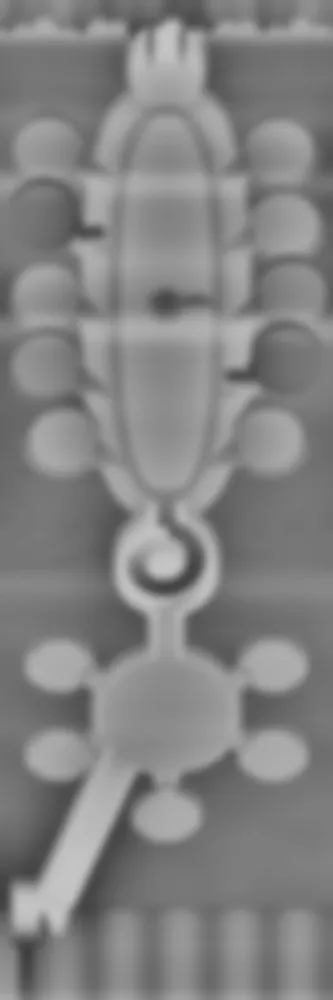
#> input picture img/cave4-depth.webp, 333 x 1000 px, shrunk from 1024 x 3072 before the run
$ python cave4-depth.py ../img/cave4-depth.webp ../img/cave4.webp ../img/cave4.webp 1.0
#> lines starting #> are read from the running program, lines starting #| are printed output that depends on the picture
# 대미궁 패럴랙스 깊이 그림(2026-11-12) — blender-cloud 의 깊이 렌더(cave_hub 구조, 1024×3072, 흰색 = 멀다)에서
# 위층(가깝다) → 아래층(멀다)의 큰 세로 기울기를 빼고 국소 높낮이만 남긴다 → img/cave4-depth.webp(흑백, 흰색 = 가깝다, 0.5 = 바위 바닥).
#   python3 -I tools/cave4-depth.py <깊이.png> img/cave4.webp <출력 접두사>   → <접두사>.png · -overlay.png(확인용 반투명) · -edges.png(깊이 윤곽 빨강)
#   그다음 PIL 로 <접두사>.png 를 img/cave4-depth.webp(quality 100) 로.
# 순서: ① 줄마다 바닥 높이(그 줄의 밝은 쪽 90% — 먼 바위 면)를 빼고(세로 기울기가 y≈2790 에서 255 로 포화된 뒤 꺾여 다시 내려간다.
#        흐림만 빼면 그 꺾인 줄에 가로 능선이 남는다) ② 큰 반경(σ≈96px) 흐림을 빼는 하이패스 ③ 바위 바닥(가운데값)이 0.5 가 되게,
#        위아래 1% 를 잘라 0~1 로, ±0.2 넘는 것은 무릎으로 눌러(나선 계단이 크게 휘었다) ④ 가장자리가 찢어지지 않게 — 가까운 쪽을 6px 넓히고(최댓값 거르기) σ≈12px 흐림, 바위 바닥을 다시 0.5 로.
#        σ 2.5px 로는 폰(344 폭 — 그림 1px = 화면 0.32px)에서 8px 밀 때 그림으로 25px 가 5px 폭 경계에서 갈라져 방 테두리 · 나선 계단이 겹쳐 보였다(접힘).
#        접히지 않으려면 50 × 깊이 기울기 < 1 — 끝에 그 값을 찍는다. 넓히는 것은 늘어나는 자리를 물건 테두리 대신 그 바깥 바위 쪽으로 보내려고.
import sys
from PIL import Image
import numpy as np
src, cave, out = sys.argv[1], sys.argv[2], sys.argv[3]
R = float(sys.argv[4]) if len(sys.argv) > 4 else 96
KNEE = 0.2
d = np.asarray(Image.open(src).convert('L')).astype(np.float64) / 255.0

def box(a, r, axis):   # 가장자리 반사 · 누적합 상자 흐림
    pad = [(0, 0), (0, 0)]; pad[axis] = (r + 1, r)
    c = np.cumsum(np.pad(a, pad, mode='reflect'), axis=axis); n = a.shape[axis]
    return (c[2*r+1:2*r+1+n] - c[:n]) / (2*r+1) if axis == 0 else (c[:, 2*r+1:2*r+1+n] - c[:, :n]) / (2*r+1)

def grow(a, r):   # 최댓값 거르기(가로 · 세로 따로)
    from numpy.lib.stride_tricks import sliding_window_view as win
    a = win(np.pad(a, ((r, r), (0, 0)), mode='edge'), 2 * r + 1, axis=0).max(-1)
    return win(np.pad(a, ((0, 0), (r, r)), mode='edge'), 2 * r + 1, axis=1).max(-1)

def gauss(a, sigma):   # 상자 흐림 세 번 ≈ 가우스
    r = max(1, int(round((np.sqrt(4 * sigma * sigma + 1) - 1) / 2)))
    for _ in range(3): a = box(box(a, r, 0), r, 1)
    return a

row = np.percentile(d, 90, axis=1, keepdims=True)
#> row = 1000 values, max 0.753 at index 900, min 0.525 at index 11, mean 0.637
row = gauss(np.repeat(row, 8, axis=1), 20)[:, :1]
#> row = 1000 values, max 0.718 at index 881, min 0.572 at index 0, mean 0.637
hp = d - row
hp = hp - gauss(hp, R)
#> the loop in gauss (call 2), `for _ in range(3): a = box(box(a, r, 0), r, 1)` made 3 passes
#> pass 1, in box (call 8), `c = np.cumsum(np.pad(a, pad, mode='reflect'), axis=axis)`:
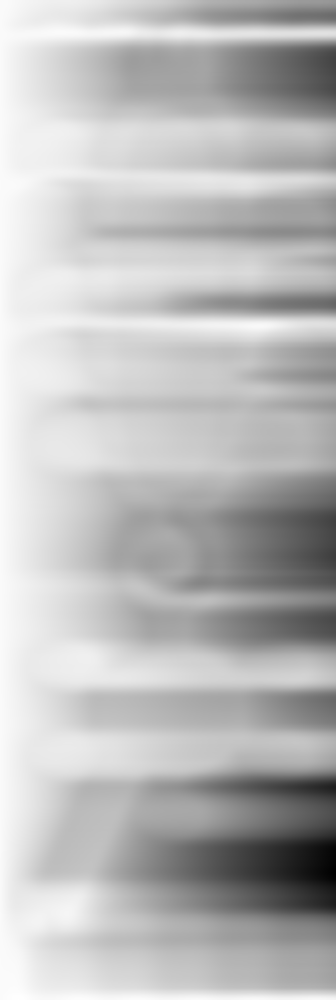
#> c: shape (1000, 336) float64; min -82.37, max 1.28, mean -21.11; drawn with min black and max white
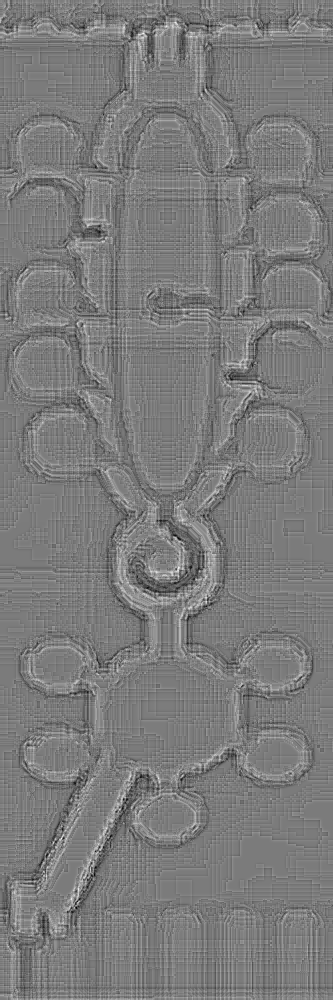
#> hp: shape (1000, 333) float64; min -0.0244, max 0.0258, mean 1.11e-06; drawn with min black and max white
c0 = np.median(hp); lo, hi = np.percentile(hp, [1, 99]); s = max(c0 - lo, hi - c0)
#> after `c0 = np.median(hp)`: c0 = -6.16e-06
#> after `lo, hi = np.percentile(hp, [1, 99])`: lo = -0.0093; hi = 0.00924
#> after `s = max(c0 - lo, hi - c0)`: s = 0.00929
n = np.clip(0.5 - 0.5 * (hp - c0) / s, 0, 1)   # 뒤집어 흰색 = 가깝다
x = n - 0.5; ax = np.abs(x)   # 무릎 — 바위 바닥에서 ±0.2 넘는 것(나선 계단 · 입구 계단 꼭대기 0.96, 위 1%)은 0.35 배로. 방 · 호수(±0.2 안)는 그대로
n = 0.5 + np.sign(x) * np.where(ax > KNEE, KNEE + (ax - KNEE) * 0.35, ax)
n = gauss(grow(n, 6), 12.0)
#> in grow, `return win(np.pad(a, ((0, 0), (r, r)), mode='edge'), 2 * r + 1, axis=1..`:
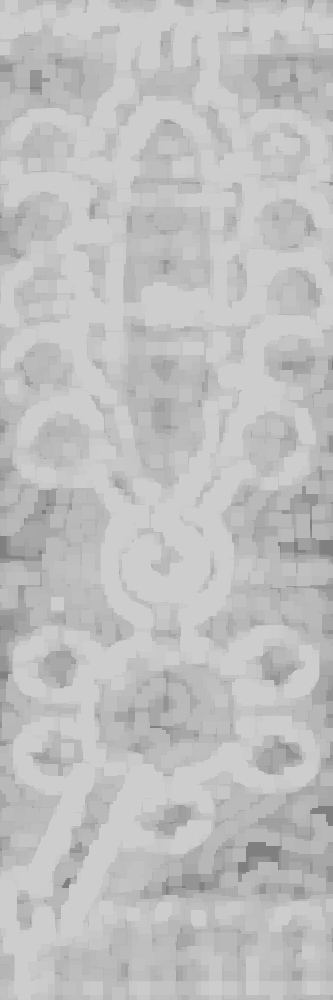
#> returned value: shape (1000, 333) float64; min 0.497, max 0.805, mean 0.751
#> the loop in gauss (call 3), `for _ in range(3): a = box(box(a, r, 0), r, 1)` made 3 passes
#> pass 1, in box (call 13), `c = np.cumsum(np.pad(a, pad, mode='reflect'), axis=axis)`:
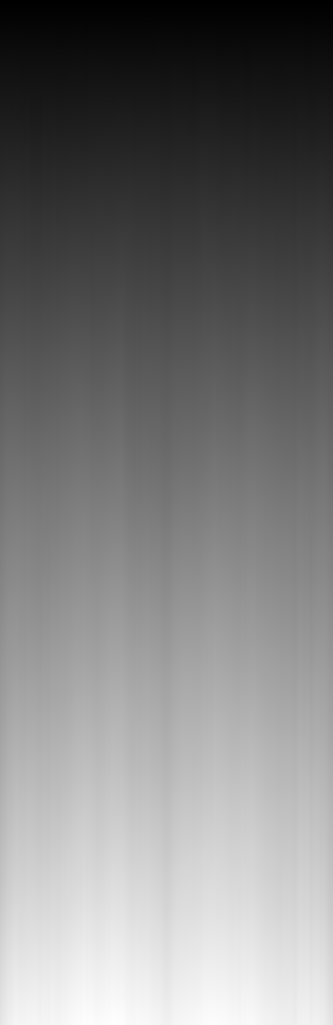
#> c: shape (1025, 333) float64; min 0.742, max 795.3, mean 388; drawn with min black and max white
#> pass 1, in box (call 14), `c = np.cumsum(np.pad(a, pad, mode='reflect'), axis=axis)`:
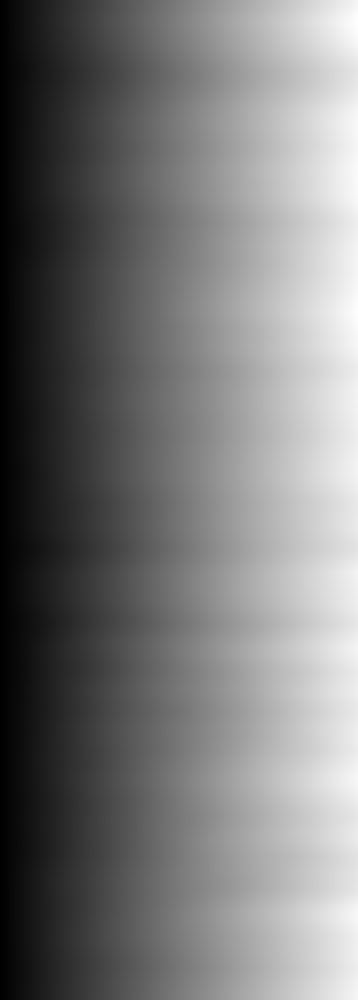
#> c: shape (1000, 358) float64; min 0.591, max 284.2, mean 134.9; drawn with min black and max white
n = np.clip(n - np.median(n) + 0.5, 0, 1)   # 넓힌 만큼 올라간 바위 바닥을 다시 0.5 로
gy, gx = np.gradient(n)
print('mean %.3f  p5/50/95 %s  접힘 지표(50×최대 기울기, 1 아래여야) %.2f · 99.9%% %.2f' % (n.mean(), np.round(np.percentile(n, [5, 50, 95]), 3),
      50 * np.hypot(gx, gy).max(), 50 * np.percentile(np.hypot(gx, gy), 99.9)))
#| mean 0.492  p5/50/95 [0.424 0.5   0.531]  접힘 지표(50×최대 기울기, 1 아래여야) 0.25 · 99.9% 0.21
img = Image.fromarray((n * 255 + .5).astype(np.uint8), 'L'); img.save(out + '.png')
c = Image.open(cave).convert('RGB')
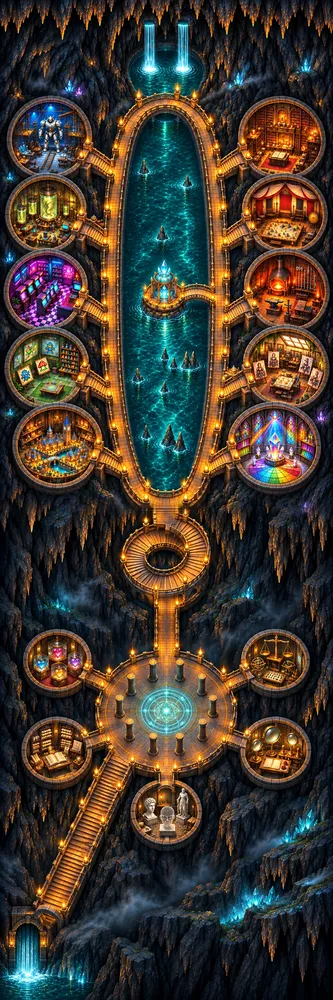
#> input picture img/cave4.webp, 333 x 1000 px, shrunk from 1024 x 3072 before the run
#> c is the input picture: PIL image 333x1000 RGB; mean R, G, B 65.7, 57.3, 48.3
Image.blend(c, img.convert('RGB'), .5).save(out + '-overlay.png')
gy, gx = np.gradient(n); g = np.clip(np.hypot(gx, gy) / np.percentile(np.hypot(gx, gy), 99.3), 0, 1)
ca = np.asarray(c).astype(float) * .75
ca[..., 0] = np.maximum(ca[..., 0], g * 255); ca[..., 1] *= 1 - g * .8; ca[..., 2] *= 1 - g * .8
#> after `ca[..., 2] *= 1 - g * 0.8`:
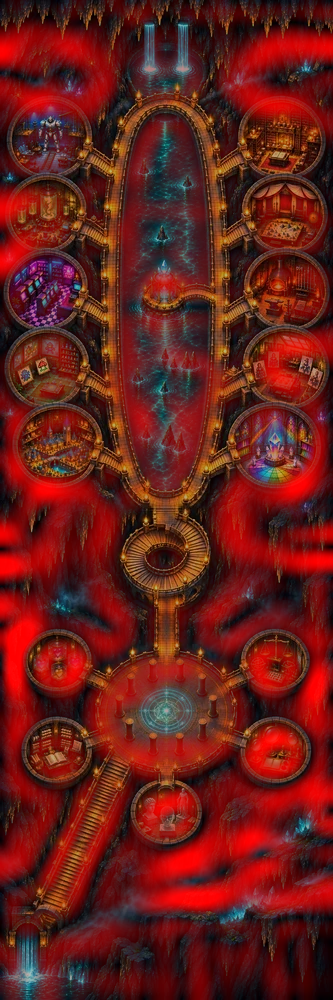
#> ca: shape (1000, 333, 3) float64; mean R, G, B 104.9, 31, 25.9
Image.fromarray(ca.astype(np.uint8)).save(out + '-edges.png')
